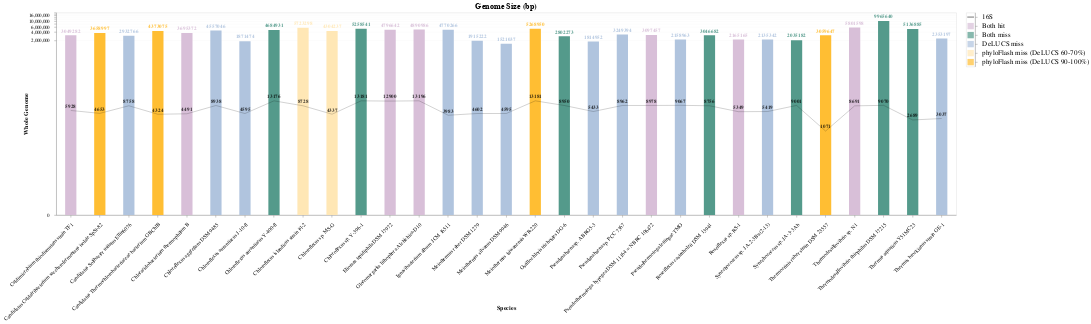

Notebook source saved alongside this figure:
### Code cell
import pandas as pd
import altair as alt

# data = pd.read_csv("/scratch/rnd-rojas/assembly_stephanie/data/repeatbp.csv")
df = pd.DataFrame(data, columns=['Species', 'genome_size', '16s_genome_size'])
df.rename(columns={"genome_size": "Whole Genome", "16s_genome_size": "16s"},inplace=True)

# orderdata = [7, 4, 16, 5, 14, 15, 10, 6, 22, 23, 9, 24, 25, 11, 19, 18, 1, 2, 12, 8, 3, 21, 17, 26, 13, 20,26,27,28,29,30]
# df['Order'] = orderdata

colors=['thistle', 'thistle', 'thistle', 'thistle', 'thistle', 'thistle', 'thistle', 'thistle', 'thistle', 
        'thistle', 'thistle', 'thistle', 'thistle', 'thistle', 'thistle', 'thistle', 'thistle', 
        'thistle', 'thistle', 'thistle', 'thistle', 'thistle', 'thistle', 'thistle', 'thistle', 'thistle', 
        'thistle', 'thistle', 'thistle', 'thistle', 'thistle', 'thistle']

colors = data["Color"].tolist()

base = alt.Chart(df, title='Genome Size (bp)').encode(
    x=alt.X('Species:N',sort=alt.SortField(field='Whole Genome', order='descending')
           ),
)

bar = base.mark_bar(size=25).encode(
    y=alt.Y(
            'Whole Genome:Q',
            title='Whole Genome',
            scale=alt.Scale(domain=[0, 2000000], type='symlog')
           ),
        color=alt.Color(
           'Species',
            scale=alt.Scale(
                domain=df.Species.tolist(),
                range=colors
            ),
            legend=None
           )
    ).properties(width=2000, height=450)

line = base.mark_line(color='black', opacity=0.2).encode(
    y=alt.Y(
            '16s:Q',
            scale=alt.Scale(domain=[0, 20000000], type='symlog')
           )
    )

textbar = bar.mark_text(
    align='center',
    baseline='middle',
    dy=-10,
    fontWeight='bold',
    fontSize=12
).encode(
    text='Whole Genome:Q'
)

textline = line.mark_text(
    align='center',
    baseline='middle',
    dy=-10,
    fontWeight='bold',
    fontSize=12,
    opacity=0.8,
    color='black'
).encode(
    text=alt.Text(
        '16s:Q'
    )
)

bardata = pd.DataFrame({'x':['Both hit'], 
                        'y':['16S'], 
                        'w':['DeLUCS miss'], 
                        'z':['phyloFlash miss'], 
                        'v':['Both miss']})

bardata = pd.DataFrame({'x':['Both hit'], 
                        'y':['16S'], 
                        'w':['DeLUCS miss'], 
                        'z':['phyloFlash miss (DeLUCS 90-100%)'],
                        'u':['phyloFlash miss (DeLUCS 60-70%)'],
                        'v':['Both miss']})

legendbar = alt.Chart(bardata).mark_square(size=200, color='thistle').encode(
    y=alt.Y('x:N', 
            axis=alt.Axis(orient='right', 
                          titleFontSize=0, 
                          labelFontSize=16, 
                          titleX=80, 
                          titleY=-5,
                          titleAngle=0
                         ),
    
           ),
    )

legendbar2 = alt.Chart(bardata).mark_square(size=200, color='lightsteelblue').encode(
    y=alt.Y('w:N', 
            axis=alt.Axis(orient='right', 
                          titleFontSize=0, 
                          labelFontSize=16, 
                          titleX=80, 
                          titleY=-5,
                          titleAngle=0
                         ),
    
           ),
    )

legendbar3 = alt.Chart(bardata).mark_square(size=200, color='#ffbe33').encode(
    y=alt.Y('z:N', 
            axis=alt.Axis(orient='right', 
                          titleFontSize=0, 
                          labelFontSize=16, 
                          titleX=80, 
                          titleY=-5,
                          titleAngle=0
                         ),
    
           ),
    )

legendbar4 = alt.Chart(bardata).mark_square(size=200, color='#549a8b').encode(
    y=alt.Y('v:N', 
            axis=alt.Axis(orient='right', 
                          titleFontSize=0, 
                          labelFontSize=16, 
                          titleX=80, 
                          titleY=-5,
                          titleAngle=0
                         ),
    
           ),
    )

legendbar5 = alt.Chart(bardata).mark_square(size=200, color='#ffe7b5').encode(
    y=alt.Y('u:N', 
            axis=alt.Axis(orient='right', 
                          titleFontSize=0, 
                          labelFontSize=16,
                          labelLimit=1000,
                          titleX=80, 
                          titleY=-5,
                          titleAngle=0
                         ),
    
           ),
    )

legendline = alt.Chart(bardata).mark_tick(
        size=15, 
        thickness=3, 
        orient='horizontal', 
        color='black',
        opacity=0.4
).encode(
            y=alt.Y('y:N', 
                    axis=alt.Axis(orient='right', 
                                  titleFontSize=0, 
                                  labelFontSize=16, 
                                  titleX=80, 
                                  titleY=-5,
                                  titleAngle=0
                                 ),

                   ),
    )

(bar + textbar + line + textline | legendbar + legendline + legendbar2 + legendbar3 + legendbar4 + legendbar5).configure_axisX(
    labelAngle=-45,
    labelPadding=10,
    labelLimit=10000,
    titleFontSize=14,
    labelFontSize=12,
    titleY=200
).configure_title(
    fontSize=18
).configure_axisY(
    titleFontSize=14,
    labelPadding=10,
    titleX=-60,
    gridOpacity=0.2
)

### Figure 1 — Vega-Lite specification as saved in the notebook (floating-point values rounded to 4 significant figures)
{"config": {"view": {"continuousWidth": 400, "continuousHeight": 300}, "axisX": {"labelAngle": -45, "labelFontSize": 12, "labelLimit": 10000, "labelPadding": 10, "titleFontSize": 14, "titleY": 200}, "axisY": {"gridOpacity": 0.2, "labelPadding": 10, "titleFontSize": 14, "titleX": -60}, "title": {"fontSize": 18}}, "hconcat": [{"layer": [{"mark": {"type": "bar", "size": 25}, "encoding": {"color": {"type": "nominal", "field": "Species", "legend": null, "scale": {"domain": ["Thermus brockianus strain GE-1", "Thermocrinis ruber strain DSM 23557", "Candidatus Solibacter usitatus Ellin6076", "Roseiflexus castenholzii DSM 13941", "Thermodesulfovibrio thiophilus DSM 17215", "Thermodesulfovibrio sp. N1", "Chloroflexus islandicus strain isl-2", "Synechococcus sp. JA-2-3B'a(2-13)", "Chloroflexus sp. Y-396-1", "Chloroflexus aurantiacus Y-400-fl", "Meiothermus taiwanensis WR-220", "Pseudothermotoga hypogea DSM 11164 = NBRC 106472", "Pseudanabaena sp. PCC 7367", "Chloracidobacterium thermophilum B", "Candidatus Caldatribacterium saccharofermentans isolate SpSt-82", "Chloroflexus aggregans DSM 9485", "Roseiflexus sp. RS-1", "Candidatus Thermochlorobacteriaceae bacterium GBChlB", "Pseudanabaena sp. ABRG5-3", "Elioraea tepidiphila DSM 17972", "Chloroflexus sp. MS-G", "Chloroflexus aurantiacus J-10-fl", "Gloeomargarita lithophora Alchichica-D10", "Meiothermus silvanus DSM 9946", "Pseudothermotoga lettingae TMO", "Synechococcus sp. JA-3-3Ab", "Caldimicrobium thiodismutans strain TF1", "Oscillochloris trichoides DG-6", "Ignavibacterium album JCM 16511", "Thermus aquaticus Y51MC23", "Meiothermus ruber DSM 1279"], "range": ["lightsteelblue", "#ffbe33", "lightsteelblue", "#549a8b", "#549a8b", "thistle", "#ffe7b5", "lightsteelblue", "#549a8b", "#549a8b", "#ffbe33", "thistle", "lightsteelblue", "thistle", "#ffbe33", "lightsteelblue", "thistle", "#ffbe33", "lightsteelblue", "thistle", "#ffe7b5", "lightsteelblue", "thistle", "lightsteelblue", "lightsteelblue", "#549a8b", "thistle", "#549a8b", "lightsteelblue", "#549a8b", "lightsteelblue"]}}, "x": {"type": "nominal", "field": "Species", "sort": {"field": "Whole Genome", "order": "descending"}}, "y": {"type": "quantitative", "field": "Whole Genome", "scale": {"domain": [0, 2000000], "type": "symlog"}, "title": "Whole Genome"}}, "height": 450, "title": "Genome Size (bp)", "width": 2000}, {"mark": {"type": "text", "align": "center", "baseline": "middle", "dy": -10, "fontSize": 12, "fontWeight": "bold"}, "encoding": {"color": {"type": "nominal", "field": "Species", "legend": null, "scale": {"domain": ["Thermus brockianus strain GE-1", "Thermocrinis ruber strain DSM 23557", "Candidatus Solibacter usitatus Ellin6076", "Roseiflexus castenholzii DSM 13941", "Thermodesulfovibrio thiophilus DSM 17215", "Thermodesulfovibrio sp. N1", "Chloroflexus islandicus strain isl-2", "Synechococcus sp. JA-2-3B'a(2-13)", "Chloroflexus sp. Y-396-1", "Chloroflexus aurantiacus Y-400-fl", "Meiothermus taiwanensis WR-220", "Pseudothermotoga hypogea DSM 11164 = NBRC 106472", "Pseudanabaena sp. PCC 7367", "Chloracidobacterium thermophilum B", "Candidatus Caldatribacterium saccharofermentans isolate SpSt-82", "Chloroflexus aggregans DSM 9485", "Roseiflexus sp. RS-1", "Candidatus Thermochlorobacteriaceae bacterium GBChlB", "Pseudanabaena sp. ABRG5-3", "Elioraea tepidiphila DSM 17972", "Chloroflexus sp. MS-G", "Chloroflexus aurantiacus J-10-fl", "Gloeomargarita lithophora Alchichica-D10", "Meiothermus silvanus DSM 9946", "Pseudothermotoga lettingae TMO", "Synechococcus sp. JA-3-3Ab", "Caldimicrobium thiodismutans strain TF1", "Oscillochloris trichoides DG-6", "Ignavibacterium album JCM 16511", "Thermus aquaticus Y51MC23", "Meiothermus ruber DSM 1279"], "range": ["lightsteelblue", "#ffbe33", "lightsteelblue", "#549a8b", "#549a8b", "thistle", "#ffe7b5", "lightsteelblue", "#549a8b", "#549a8b", "#ffbe33", "thistle", "lightsteelblue", "thistle", "#ffbe33", "lightsteelblue", "thistle", "#ffbe33", "lightsteelblue", "thistle", "#ffe7b5", "lightsteelblue", "thistle", "lightsteelblue", "lightsteelblue", "#549a8b", "thistle", "#549a8b", "lightsteelblue", "#549a8b", "lightsteelblue"]}}, "text": {"type": "quantitative", "field": "Whole Genome"}, "x": {"type": "nominal", "field": "Species", "sort": {"field": "Whole Genome", "order": "descending"}}, "y": {"type": "quantitative", "field": "Whole Genome", "scale": {"domain": [0, 2000000], "type": "symlog"}, "title": "Whole Genome"}}, "height": 450, "title": "Genome Size (bp)", "width": 2000}, {"mark": {"type": "line", "color": "black", "opacity": 0.2}, "encoding": {"x": {"type": "nominal", "field": "Species", "sort": {"field": "Whole Genome", "order": "descending"}}, "y": {"type": "quantitative", "field": "16s", "scale": {"domain": [0, 20000000], "type": "symlog"}}}, "title": "Genome Size (bp)"}, {"mark": {"type": "text", "align": "center", "baseline": "middle", "color": "black", "dy": -10, "fontSize": 12, "fontWeight": "bold", "opacity": 0.8}, "encoding": {"text": {"type": "quantitative", "field": "16s"}, "x": {"type": "nominal", "field": "Species", "sort": {"field": "Whole Genome", "order": "descending"}}, "y": {"type": "quantitative", "field": "16s", "scale": {"domain": [0, 20000000], "type": "symlog"}}}, "title": "Genome Size (bp)"}], "data": {"name": "data-4740bf23ede970a3abb211a8f03f0dfb"}}, {"layer": [{"mark": {"type": "square", "color": "thistle", "size": 200}, "encoding": {"y": {"type": "nominal", "axis": {"labelFontSize": 16, "orient": "right", "titleAngle": 0, "titleFontSize": 0, "titleX": 80, "titleY": -5}, "field": "x"}}}, {"mark": {"type": "tick", "color": "black", "opacity": 0.4, "orient": "horizontal", "size": 15, "thickness": 3}, "encoding": {"y": {"type": "nominal", "axis": {"labelFontSize": 16, "orient": "right", "titleAngle": 0, "titleFontSize": 0, "titleX": 80, "titleY": -5}, "field": "y"}}}, {"mark": {"type": "square", "color": "lightsteelblue", "size": 200}, "encoding": {"y": {"type": "nominal", "axis": {"labelFontSize": 16, "orient": "right", "titleAngle": 0, "titleFontSize": 0, "titleX": 80, "titleY": -5}, "field": "w"}}}, {"mark": {"type": "square", "color": "#ffbe33", "size": 200}, "encoding": {"y": {"type": "nominal", "axis": {"labelFontSize": 16, "orient": "right", "titleAngle": 0, "titleFontSize": 0, "titleX": 80, "titleY": -5}, "field": "z"}}}, {"mark": {"type": "square", "color": "#549a8b", "size": 200}, "encoding": {"y": {"type": "nominal", "axis": {"labelFontSize": 16, "orient": "right", "titleAngle": 0, "titleFontSize": 0, "titleX": 80, "titleY": -5}, "field": "v"}}}, {"mark": {"type": "square", "color": "#ffe7b5", "size": 200}, "encoding": {"y": {"type": "nominal", "axis": {"labelFontSize": 16, "labelLimit": 1000, "orient": "right", "titleAngle": 0, "titleFontSize": 0, "titleX": 80, "titleY": -5}, "field": "u"}}}], "data": {"name": "data-155bb107bfa12ae90c4ed8b4d3e6b839"}}], "$schema": "https://vega.github.io/schema/vega-lite/v4.8.1.json", "datasets": {"data-4740bf23ede970a3abb211a8f03f0dfb": [{"Species": "Thermus brockianus strain GE-1", "Whole Genome": 2353197, "16s": 3037}, {"Species": "Thermocrinis ruber strain DSM 23557", "Whole Genome": 3059647, "16s": 1071}, {"Species": "Candidatus Solibacter usitatus Ellin6076", "Whole Genome": 2932766, "16s": 8758}, {"Species": "Roseiflexus castenholzii DSM 13941", "Whole Genome": 3046682, "16s": 8756}, {"Species": "Thermodesulfovibrio thiophilus DSM 17215", "Whole Genome": 9965640, "16s": 9070}, {"Species": "Thermodesulfovibrio sp. N1", "Whole Genome": 5801598, "16s": 8691}, {"Species": "Chloroflexus islandicus strain isl-2", "Whole Genome": 5723298, "16s": 8728}, {"Species": "Synechococcus sp. JA-2-3B'a(2-13)", "Whole Genome": 2135342, "16s": 5419}, {"Species": "Chloroflexus sp. Y-396-1", "Whole Genome": 5258541, "16s": 13181}, {"Species": "Chloroflexus aurantiacus Y-400-fl", "Whole Genome": 4684931, "16s": 13176}, {"Species": "Meiothermus taiwanensis WR-220", "Whole Genome": 5268950, "16s": 13181}, {"Species": "Pseudothermotoga hypogea DSM 11164 = NBRC 106472", "Whole Genome": 3097457, "16s": 8978}, {"Species": "Pseudanabaena sp. PCC 7367", "Whole Genome": 3249394, "16s": 8962}, {"Species": "Chloracidobacterium thermophilum B", "Whole Genome": 3695372, "16s": 4491}, {"Species": "Candidatus Caldatribacterium saccharofermentans isolate SpSt-82", "Whole Genome": 3658997, "16s": 4653}, {"Species": "Chloroflexus aggregans DSM 9485", "Whole Genome": 4557046, "16s": 8938}, {"Species": "Roseiflexus sp. RS-1", "Whole Genome": 2165165, "16s": 5349}, {"Species": "Candidatus Thermochlorobacteriaceae bacterium GBChlB", "Whole Genome": 4373075, "16s": 4324}, {"Species": "Pseudanabaena sp. ABRG5-3", "Whole Genome": 1814952, "16s": 5433}, {"Species": "Elioraea tepidiphila DSM 17972", "Whole Genome": 4796642, "16s": 12900}, {"Species": "Chloroflexus sp. MS-G", "Whole Genome": 4304237, "16s": 4337}, {"Species": "Chloroflexus aurantiacus J-10-fl", "Whole Genome": 1871474, "16s": 4595}, {"Species": "Gloeomargarita lithophora Alchichica-D10", "Whole Genome": 4890986, "16s": 13196}, {"Species": "Meiothermus silvanus DSM 9946", "Whole Genome": 1521037, "16s": 4595}, {"Species": "Pseudothermotoga lettingae TMO", "Whole Genome": 2158963, "16s": 9067}, {"Species": "Synechococcus sp. JA-3-3Ab", "Whole Genome": 2035182, "16s": 9001}, {"Species": "Caldimicrobium thiodismutans strain TF1", "Whole Genome": 3049282, "16s": 5928}, {"Species": "Oscillochloris trichoides DG-6", "Whole Genome": 2802273, "16s": 8950}, {"Species": "Ignavibacterium album JCM 16511", "Whole Genome": 4770266, "16s": 3983}, {"Species": "Thermus aquaticus Y51MC23", "Whole Genome": 5136885, "16s": 2689}, {"Species": "Meiothermus ruber DSM 1279", "Whole Genome": 1915222, "16s": 4602}], "data-155bb107bfa12ae90c4ed8b4d3e6b839": [{"x": "Both hit", "y": "16S", "w": "DeLUCS miss", "z": "phyloFlash miss (DeLUCS 90-100%)", "u": "phyloFlash miss (DeLUCS 60-70%)", "v": "Both miss"}]}}
